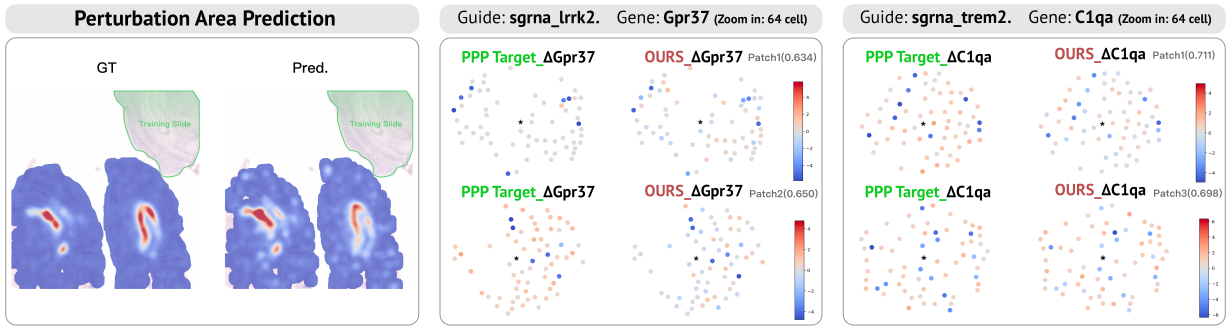
#> input picture main_exp.png, 4926 x 1323 px (shown at 1/4 size)
$ python relabel_main_experiment_figure.py   (older library calls are emulated)
#> lines starting #> are read from the running program, lines starting #| are printed output that depends on the picture
#!/usr/bin/env python3

from __future__ import annotations

from pathlib import Path

from PIL import Image, ImageDraw, ImageFont


ROOT = Path(__file__).resolve().parents[1]
IMAGE = ROOT / "main_exp.png"
FONT_PATH = "/usr/share/fonts/truetype/dejavu/DejaVuSans-Bold.ttf"
BLACK = (0, 0, 0, 255)
TARGET = (0, 205, 35, 255)
MODEL = (203, 76, 76, 255)


def relabel(
    draw: ImageDraw.ImageDraw,
    box: tuple[int, int, int, int],
    text: str,
    color: tuple[int, int, int, int],
    font: ImageFont.FreeTypeFont,
) -> None:
    draw.rectangle(box, fill=BLACK)
    left, top, right, bottom = box
    width, height = draw.textsize(text, font=font)
    x = left + (right - left - width) / 2
    y = top + (bottom - top - height) / 2
    draw.text((x, y), text, fill=color, font=font)


def main() -> None:
    image = Image.open(IMAGE).convert("RGBA")
#> image is the input picture: PIL image 4926x1323 RGBA; mean R, G, B, A 166.9, 167.8, 174.3, 189.6
    if image.size != (4926, 1323):
        raise ValueError(f"Unexpected main_exp.png size: {image.size}")

    draw = ImageDraw.Draw(image)
    label_font = ImageFont.truetype(FONT_PATH, 42)
    compact_font = ImageFont.truetype(FONT_PATH, 36)

    labels = [
        ((340, 130, 710, 320), "PPP target", TARGET, label_font),
        ((1090, 130, 1510, 320), "SPINE", MODEL, label_font),
        ((1870, 100, 2240, 250), "PPP target", TARGET, label_font),
        ((2520, 100, 2850, 250), "SPINE", MODEL, label_font),
        ((3460, 100, 3840, 250), "PPP target", TARGET, label_font),
        ((4120, 100, 4490, 250), "SPINE", MODEL, label_font),
        ((1870, 720, 2240, 805), "PPP target", TARGET, label_font),
        ((2520, 720, 2850, 805), "SPINE", MODEL, label_font),
        ((3450, 720, 4060, 805), "PPP target  Delta C1qa", TARGET, compact_font),
        ((4110, 720, 4720, 805), "SPINE  Delta C1qa", MODEL, compact_font),
    ]
    for box, text, color, font in labels:
        relabel(draw, box, text, color, font)

    image.save(IMAGE)
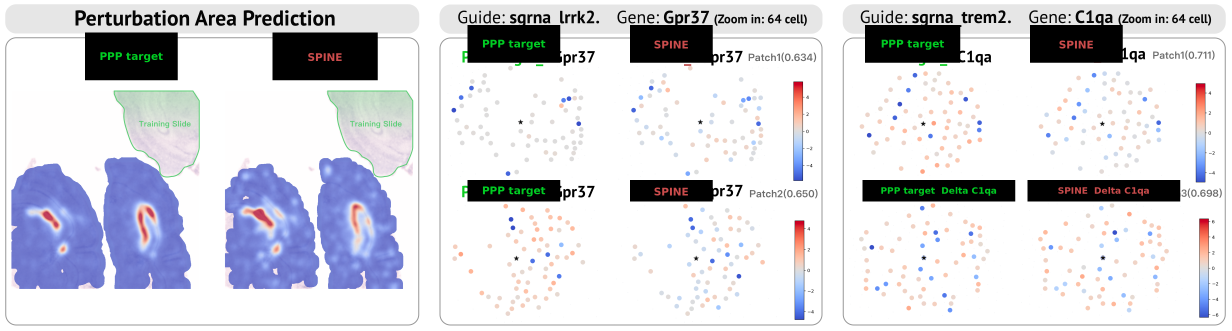
#> saved as main_exp.png: PIL image 4926x1323 RGBA (shown at 1/4 size); mean R, G, B, A 162.2, 162.9, 169.6, 203.3; transparent parts drawn white


if __name__ == "__main__":
    main()
